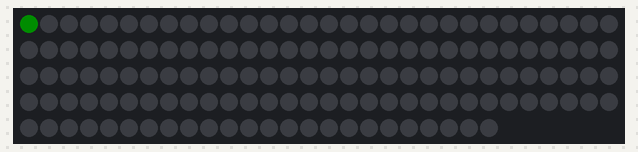
Bench run of a sketch on a simulated Arduino Uno, built with avr-gcc and run on an emulated ATmega328P. Shown: 144 RGB LEDs in strip order, left to right, continuing on the next row. Dim RGB values are drawn brighter than linear; colours are those a GRB WS2812 strip shows for the declared byte order; what the sketch prints to the serial monitor is not drawn.

Above: at 0.17 s.
At 4.04 s:
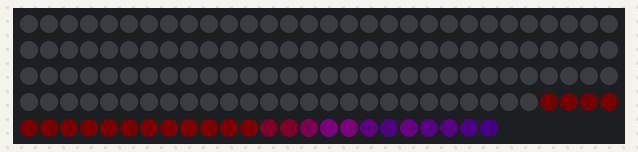
At 9.82 s:
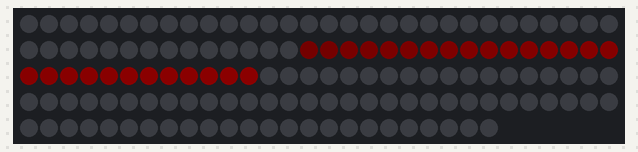
At 19.5 s:
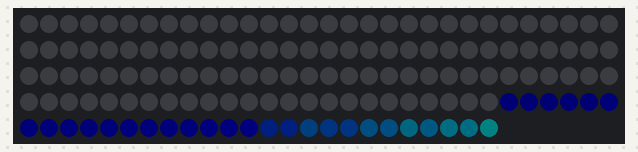
At 29.51 s:
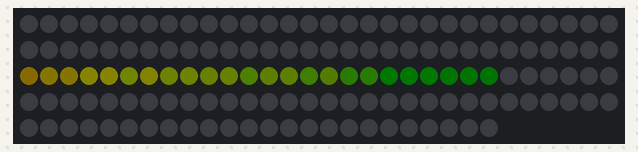
At 39.84 s:
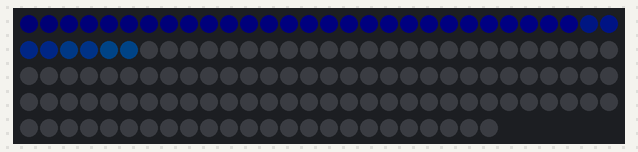

The sketch:

CylonBSP.ino
```cpp
#include <FastLED.h>

// How many leds in your strip?
#define NUM_LEDS 144

// For led chips like Neopixels, which have a data line, ground, and power, you just
// need to define DATA_PIN.  For led chipsets that are SPI based (four wires - data, clock,
// ground, and power), like the LPD8806, define both DATA_PIN and CLOCK_PIN
#define DATA_PIN 3
#define CLOCK_PIN 13

// Define the array of leds
CRGB leds[NUM_LEDS];

void setup() {
	Serial.begin(57600);
	Serial.println("resetting");
	LEDS.addLeds<WS2812,DATA_PIN,RGB>(leds,NUM_LEDS);
	LEDS.setBrightness(84);
}

void fadeall() { for(int i = 0; i < NUM_LEDS; i++) { leds[i].nscale8(250); } }

void loop() {
	static uint8_t hue = 0;
	Serial.print("x");
	// First slide the led in one direction
	for(int i = 0; i < NUM_LEDS; i++) {
		// Set the i'th led to red
		leds[i] = CHSV(hue++, 255, 100);
		// Show the leds
		FastLED.show();
		// now that we've shown the leds, reset the i'th led to black
		// leds[i] = CRGB::Black;
		fadeall();
		// Wait a little bit before we loop around and do it again
		delay(20);
	}
	Serial.print("x");

	// Now go in the other direction.
	for(int i = (NUM_LEDS)-1; i >= 0; i--) {
		// Set the i'th led to red
		leds[i] = CHSV(hue++, 255, 100);
		// Show the leds
		FastLED.show();
		// now that we've shown the leds, reset the i'th led to black
		// leds[i] = CRGB::Black;
		fadeall();
		// Wait a little bit before we loop around and do it again
		delay(20);
	}
}
```
